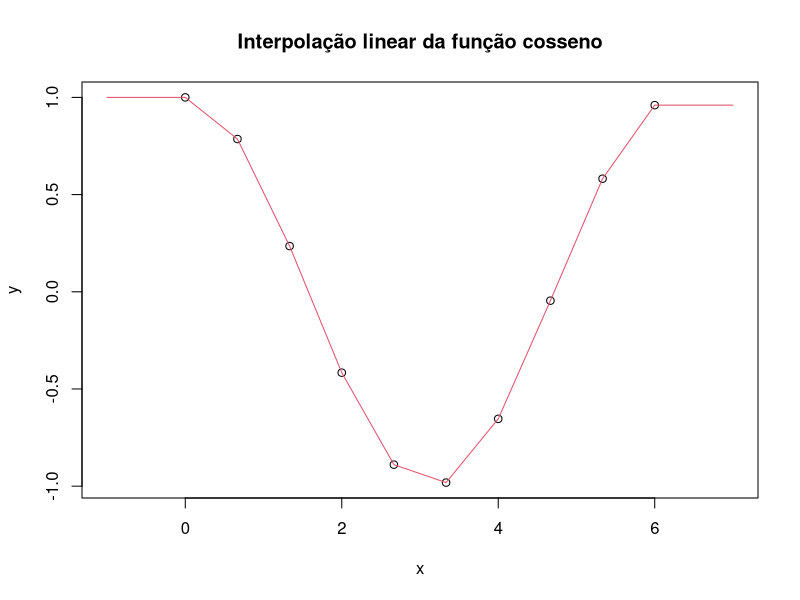

Write the R code that produced this figure.
## ---- chunk 1

x = seq(0,6, length.out = 10)
y = cos(x)

f <- approxfun(x,y, rule = 2)

x_aux = seq(-1,7,by=0.01)

plot(x,y, main = "Interpolação linear da função cosseno", xlim = c(-1,7))
lines(x_aux,f(x_aux), col = 2)

